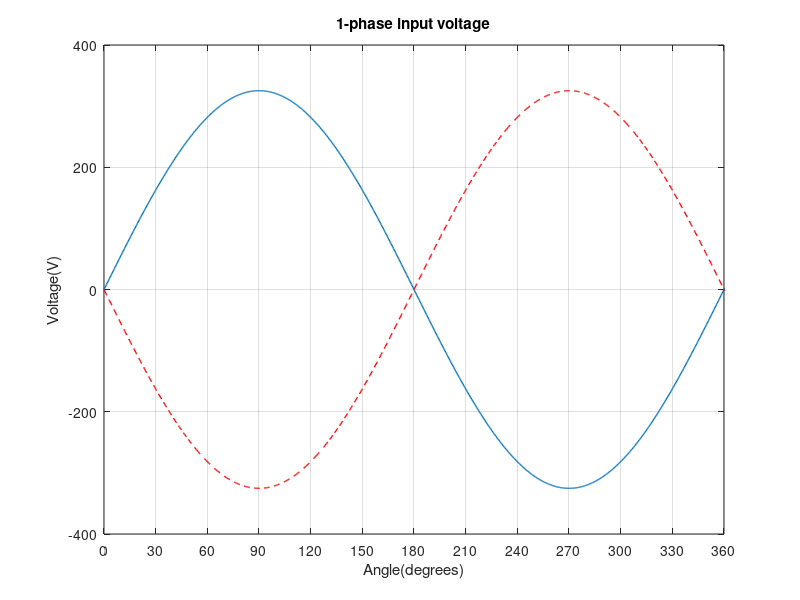

Reproduce this figure in MATLAB.
clear all;
close all;
clc;

%% --------------/1-PHASE/--------------
% clear all;
% close all;
% clc;
%------------/2/------------
Vrms_1ph = 230;     % V_rms
f = 50;             % Frequency in Hz
Ts = 0.00002;       % Sampling step
T = 10;             % Simulation time
T1 =0.02           % 1-Period time
n = 500;            % Number of periods
t = 0:Ts:n*T1;      % Time vector
w = 2*pi*f;         % Frequency in rad/s
deg = w*t*180/pi;  % Angle in rad

a=[0 90];           % Vector of angle a
R=2.5;              % Resistance
L=[0.04 0.08];      % Coil vector

Vm = Vrms_1ph*sqrt(2);      % Voltage amplitude
V1ph = Vm*sin(w*t);    % 1-phase voltage

figure;
plot(deg,V1ph,'LineWidth',1);
hold on;
plot(deg,-V1ph,'--r','LineWidth',1);
axis([0 360 -400 400]);
xticks(0:30:360);
grid on;
xlabel('Angle(degrees)');
ylabel('Voltage(V)');
title('1-phase input voltage');

% Initialization of helper matrices
I_L_1phase = zeros(1,size(t,2));
V_L_1phase = zeros(1,size(t,2));
I_thyr_12 = zeros(1,size(t,2));
% I_thyr_34 = zeros(1,size(t,2));


% for k=1:2
%     for u=1:2
        
%         % Parameters of the system in space state
%         A_1phase = -R/L(u);
%         B_1phase = 1/L(u);
%         C_1phase = 1;
%         D_1phase=0;
        
%         % System in space state
%         sys_1phase = ss(A_1phase,B_1phase,C_1phase,D_1phase);
%         % Discrete system
%         sys_discrete = c2d(sys_1phase, Ts);
        
%         j=1;
        
%         % Computation of load's current and voltage and each thyristor's
%         % current
%         for i=0:Ts:n*T1
            
%             if j==1
%                 I_L_1phase(j) = 0;
%             end
            
%             omega_t = w*t(j)*180/pi;    % Angle in degrees
            
%             % Check with the angle and compute the voltage in the load
%             if mod(omega_t,2*180) < a(k)    % Angle < a
%                 V_L_1phase(j) = -V1ph(j);   % V_load = -Vin
%             elseif a(k) <= mod(omega_t,2*180) && mod(omega_t,2*180) < 180+a(k)  % a < Angle < 180+a
%                 V_L_1phase(j) = V1ph(j);    % V_load = Vin
%             else
%                 V_L_1phase(j) = -V1ph(j);   % V_load = -Vin
%             end
%             % Compute load's current
%             I_L_1phase(j+1) = sys_discrete.A*I_L_1phase(j)+sys_discrete.B*V_L_1phase(j);
            
%             % If current is negative make it 0.
%             % And the voltage as well
%             if I_L_1phase(j+1)<=0
%                 I_L_1phase(j+1) = 0;
%                 V_L_1phase(j) = 0;
%             end
            
%             % Phase 1 -> Thyr_1,2 | Phase 2 -> Thyr_3,4
%             if (mod(omega_t,2*180) >= a(k)) && (mod(omega_t,2*180) < 180 + a(k)) % Angle -> [a, 180+a)
%                 I_thyr_12(j) =  I_L_1phase(j);
%                 I_thyr_34(j) = 0;
%             else
%                 I_thyr_34(j) =  I_L_1phase(j);
%                 I_thyr_12(j) = 0;
%             end
            
%             j=j+1;
            
%         end
        
%         figure;
%         plot(t,I_L_1phase(1:end-1),'LineWidth',1);
%         grid on;
%         xlabel('Time(sec)');
%         ylabel('I_L(A)');
%         title(sprintf('1-phase load Current when a= %d, L=%.2f',a(k),L(u)));
%         axis([0.86 0.9, 0 90]);
        
%         figure;
%         subplot(1,2,1);
%         plot(t,I_thyr_12,'LineWidth',1);
%         grid on;
%         xlabel('Time(sec)');
%         ylabel('I_{T1,T2}(A)');
%         title('Thyristor(1,2)');
%         axis([0.86 0.88, 0 90]);
        
%         subplot(1,2,2);
%         plot(t,I_thyr_34,'LineWidth',1);
%         grid on;
%         xlabel('Time(sec)');
%         ylabel('I_{T3,T4}(A)');
%         title('Thyristor(3,4)');
%         axis([0.86 0.88, 0 90]);
%         suptitle(sprintf('Current in thyristors when a= %d, L=%.2f',a(k),L(u)));
        
        
%     end
    
%     figure;
%     plot(t,V_L_1phase,'LineWidth',1);
%     grid on;
%     xlabel('Time(sec)');
%     ylabel('V_L(V)');
%     title(sprintf('1-phase load Voltage when a=%d, L=0.04,0.08',a(k)));
%     axis([0.8 0.84, -350 350]);
% end






% %% --------------/3-PHASE/--------------

% %------------/3/------------

% % clear all;
% % close all;
% % clc;

% Vrms_1ph = 230;     % V_rms
% f = 50;             % Frequency in Hz
% Ts = 0.00002;       % Sampling step
% T = 10;             % Simulation time
% T1 =0.02;           % 1-Period time
% n = 500;            % Number of periods
% t = 0:Ts:n*T1;      % Time vector
% w = 2*pi*f;         % Frequency in rad/s
% deg = w*t*180/pi;   % Angle in rad

% a=[0 67];           % Vector of angle a
% R=2.5;              % Resistance
% L=[0.04 0.08];      % Coil vector

% Vm = Vrms_1ph*sqrt(2);      % Voltage amplitude
% V1ph = Vm*sin(2*pi*f*t);    % 1-phase voltage

% Van = Vm*sin(w*t - pi/6);              % Phase Voltage (Phase a)
% Vbn = Vm*sin(w*t - 2*pi/3 - pi/6);     % Phase Voltage (Phase b)
% Vcn = Vm*sin(w*t - 4*pi/3 - pi/6);     % Phase Voltage (Phase c)

% Vab = Van - Vbn;    % Voltage across phases a,b
% Vbc = Vbn - Vcn;    % Voltage across phases b,c
% Vca = Vcn - Van;    % Voltage across phases c,a
% Vba = -Vab;         % Reverse Voltage across phases a,b
% Vcb = -Vbc;         % Reverse Voltage across phases b,c
% Vac = -Vca;         % Reverse Voltage across phases c,a

% figure;
% hold on;
% plot(deg,Vab,'b','LineWidth',1);
% plot(deg,Vbc,'r','LineWidth',1);
% plot(deg,Vca,'g','LineWidth',1);
% plot(deg,Vba,'--b','LineWidth',1);
% plot(deg,Vcb,'--r','LineWidth',1);
% plot(deg,Vac,'--g','LineWidth',1);
% grid on;
% axis([0 400 -600 600]);
% xticks(0:30:360);
% xlabel('Angle(degrees)');
% ylabel('Polar voltages(V)');
% legend('Vab','Vbc','Vca','Vba','Vcb','Vac');
% title('3-phase input voltage');

% I_L_3phase = zeros(1,size(t,2));    %Initialize load's current vector
% V_L_3phase = zeros(1,size(t,2));    %Initialize load's voltage vector

% %Initialize current of thyristors vectors
% I_thyr_1 = zeros(1,size(t,2));
% I_thyr_2 = zeros(1,size(t,2));
% I_thyr_3 = zeros(1,size(t,2));
% I_thyr_4 = zeros(1,size(t,2));
% I_thyr_5 = zeros(1,size(t,2));
% I_thyr_6 = zeros(1,size(t,2));

% for k=1:2
%     for u=1:2
        
%         % Parameters of the system in space state
%         A_3phase = -R/L(u);
%         B_3phase = 1/L(u);
%         C_3phase = 1;
%         D_3phase=0;
        
%         % System in space state
%         sys_3phase = ss(A_3phase,B_3phase,C_3phase,D_3phase);
%         % Discrete system
%         sys_discrete = c2d(sys_3phase, Ts);
        
%         % Check if angle -> [0,60]
%         if ((a(k)>=0) && (a(k)<=60))
            
%             j=1;
%             % Computation of load's current and voltage and each thyristor's
%             % current
%             for i=0:Ts:n*T1
                
%                 if j==1
%                     I_L_3phase(j) = 0;
%                 end
                
%                 omega_t = w*t(j)*180/pi;    % Angle in degrees
                
%                 % Check with the angle and compute the voltage in the load
%                 % and each thyristor's current
%                 if (mod(omega_t, 2*180) < a(k)) && (mod(omega_t, 2*180) > 0) % Angle -> (0, a)
%                     V_L_3phase(j) = Vca(j);
%                     I_thyr_1(j) = 0;
%                     I_thyr_2(j) = 0;
%                     I_thyr_3(j) = 0;
%                     I_thyr_4(j) = I_L_3phase(j);
%                     I_thyr_5(j) = I_L_3phase(j);
%                     I_thyr_6(j) = 0;
%                 elseif (mod(omega_t, 2*180) >= a(k)) && (mod(omega_t, 2*180)<60+a(k)) % Angle -> [a,60+a)
%                     V_L_3phase(j) = Vcb(j);
%                     I_thyr_1(j) = 0;
%                     I_thyr_2(j) = 0;
%                     I_thyr_3(j) = 0;
%                     I_thyr_4(j) = 0;
%                     I_thyr_5(j) = I_L_3phase(j);
%                     I_thyr_6(j) = I_L_3phase(j);
%                 elseif (mod(omega_t, 2*180) >= 60 +a(k)) && (mod(omega_t, 2*180)<120 +a(k)) % Angle -> [a+60,a+120)
%                     V_L_3phase(j) = Vab(j);
%                     I_thyr_1(j) = I_L_3phase(j);
%                     I_thyr_2(j) = 0;
%                     I_thyr_3(j) = 0;
%                     I_thyr_4(j) = 0;
%                     I_thyr_5(j) = 0;
%                     I_thyr_6(j) = I_L_3phase(j);
%                 elseif (mod(omega_t, 2*180) >= 120 +a(k)) && (mod(omega_t, 2*180)<180 +a(k))     % Angle -> [a+120,a+180)
%                     V_L_3phase(j) = Vac(j);
%                     I_thyr_1(j) = I_L_3phase(j);
%                     I_thyr_2(j) = I_L_3phase(j);
%                     I_thyr_3(j) = 0;
%                     I_thyr_4(j) = 0;
%                     I_thyr_5(j) = 0;
%                     I_thyr_6(j) = 0;
%                 elseif (mod(omega_t, 2*180) >= 180 +a(k)) && (mod(omega_t, 2*180)<240 +a(k))    % Angle -> [a+180,240+a)
%                     V_L_3phase(j) = Vbc(j);
%                     I_thyr_1(j) = 0;
%                     I_thyr_2(j) = I_L_3phase(j);
%                     I_thyr_3(j) = I_L_3phase(j);
%                     I_thyr_4(j) = 0;
%                     I_thyr_5(j) = 0;
%                     I_thyr_6(j) = 0;
%                 elseif (mod(omega_t, 2*180) >= 240 +a(k)) && (mod(omega_t, 2*180)<300 +a(k))    % Angle -> [a+240,300+a)
%                     V_L_3phase(j) = Vba(j);
%                     I_thyr_1(j) = 0;
%                     I_thyr_2(j) = 0;
%                     I_thyr_3(j) = I_L_3phase(j);
%                     I_thyr_4(j) = I_L_3phase(j);
%                     I_thyr_5(j) = 0;
%                     I_thyr_6(j) = 0;
%                 elseif (mod(omega_t, 2*180) >= 300 +a(k)) && (mod(omega_t, 2*180)<=360)     % Angle -> [a+240,360)
%                     V_L_3phase(j) = Vca(j);
%                     I_thyr_1(j) = 0;
%                     I_thyr_2(j) = 0;
%                     I_thyr_3(j) = 0;
%                     I_thyr_4(j) = I_L_3phase(j);
%                     I_thyr_5(j) = I_L_3phase(j);
%                     I_thyr_6(j) = 0;
%                 end
                
%                 % Compute load's current
%                 I_L_3phase(j+1) = sys_discrete.A*I_L_3phase(j)+sys_discrete.B*V_L_3phase(j);
                
%                 % If current is negative make it 0.
%                 % And the voltage as well
%                 if I_L_3phase(j+1)<=0
%                     I_L_3phase(j+1) = 0;
%                     V_L_3phase(j) = 0;
%                 end
                
                
%                 j=j+1;
%             end
            
%             % Check if angle -> (60,90]
%         elseif (a(k)>60 && a(k)<=90)
            
%             j=1;
%             % Computation of load's current and voltage and each thyristor's
%             % current
%             for i=0:Ts:n*T1
                
%                 if j==1
%                     I_L_3phase(j) = 0;
%                 end
                
%                 omega_t = w*t(j)*180/pi;    %Angle in degrees
                
%                 % Check with the angle and compute the voltage in the load
%                 if (mod(omega_t, 2*180) < a(k)-60) && (mod(omega_t, 2*180) >= 0)    % Angle -> [0, a-60)
%                     V_L_3phase(j) = Vba(j);
%                     I_thyr_1(j) = 0;
%                     I_thyr_2(j) = 0;
%                     I_thyr_3(j) = I_L_3phase(j);
%                     I_thyr_4(j) = I_L_3phase(j);
%                     I_thyr_5(j) = 0;
%                     I_thyr_6(j) = 0;
%                 elseif (mod(omega_t, 2*180) >= a(k)-60) && (mod(omega_t, 2*180)<a(k))   % Angle -> [a-60,a)
%                     V_L_3phase(j) = Vca(j);
%                     I_thyr_1(j) = 0;
%                     I_thyr_2(j) = 0;
%                     I_thyr_3(j) = 0;
%                     I_thyr_4(j) = I_L_3phase(j);
%                     I_thyr_5(j) = I_L_3phase(j);
%                     I_thyr_6(j) = 0;
%                 elseif (mod(omega_t, 2*180) >= a(k)) && (mod(omega_t, 2*180)<60+a(k))   % Angle -> [a,a+60)
%                     V_L_3phase(j) = Vcb(j);
%                     I_thyr_1(j) = 0;
%                     I_thyr_2(j) = 0;
%                     I_thyr_3(j) = 0;
%                     I_thyr_4(j) = 0;
%                     I_thyr_5(j) = I_L_3phase(j);
%                     I_thyr_6(j) = I_L_3phase(j);
%                 elseif (mod(omega_t, 2*180) >= 60 +a(k)) && (mod(omega_t, 2*180)<120 +a(k)) % Angle -> [a+60,a+120)
%                     V_L_3phase(j) = Vab(j);
%                     I_thyr_1(j) = I_L_3phase(j);
%                     I_thyr_2(j) = 0;
%                     I_thyr_3(j) = 0;
%                     I_thyr_4(j) = 0;
%                     I_thyr_5(j) = 0;
%                     I_thyr_6(j) = I_L_3phase(j);
%                 elseif (mod(omega_t, 2*180) >= 120 +a(k)) && (mod(omega_t, 2*180)<180 +a(k))    % Angle -> [a+120,a+180)
%                     V_L_3phase(j) = Vac(j);
%                     I_thyr_1(j) = I_L_3phase(j);
%                     I_thyr_2(j) = I_L_3phase(j);
%                     I_thyr_3(j) = 0;
%                     I_thyr_4(j) = 0;
%                     I_thyr_5(j) = 0;
%                     I_thyr_6(j) = 0;
%                 elseif (mod(omega_t, 2*180) >= 180 +a(k)) && (mod(omega_t, 2*180)<240 +a(k))    % Angle -> [a+180,a+240)
%                     V_L_3phase(j) = Vbc(j);
%                     I_thyr_1(j) = 0;
%                     I_thyr_2(j) = I_L_3phase(j);
%                     I_thyr_3(j) = I_L_3phase(j);
%                     I_thyr_4(j) = 0;
%                     I_thyr_5(j) = 0;
%                     I_thyr_6(j) = 0;
%                 elseif (mod(omega_t, 2*180) >= 240 +a(k)) && (mod(omega_t, 2*180)<300+a(k))     % Angle -> [a+240,300+a)
%                     V_L_3phase(j) = Vba(j);
%                     I_thyr_1(j) = 0;
%                     I_thyr_2(j) = 0;
%                     I_thyr_3(j) = I_L_3phase(j);
%                     I_thyr_4(j) = I_L_3phase(j);
%                     I_thyr_5(j) = 0;
%                     I_thyr_6(j) = 0;
%                 end
                
%                 % Compute load's current
%                 I_L_3phase(j+1) = sys_discrete.A*I_L_3phase(j)+sys_discrete.B*V_L_3phase(j);
                
%                 % If current is negative make it 0.
%                 % And the voltage as well
%                 if I_L_3phase(j+1)<0
%                     I_L_3phase(j+1) = 0;
%                     V_L_3phase(j) = 0;
%                 end
                
%                 j=j+1;
                
%             end
            
%             % Check if angle -> (90,360]
%         else
%             fprintf('Angle a must be between 0 and 90');
            
%         end
        
%         figure;
%         plot(t,I_L_3phase(1:end-1),'LineWidth',1);
%         grid on;
%         xlabel('Time(sec)');
%         ylabel('I_L(A)');
%         title(sprintf('3-phase load Current when a= %d, L=%.2f',a(k),L(u)));
%         axis([0.86 0.88 ,0 250]);  
        
        
%         figure;
%         subplot(3,2,1);
%         plot(t,I_thyr_1,'LineWidth',1);
%         grid on;
%         xlabel('Time(sec)');
%         ylabel('I_{T1}(A)');
%         title('Thyristor(1)');        
%         axis([0.86 0.88 ,0 250]);  
        
%         subplot(3,2,2)
%         plot(t,I_thyr_2,'LineWidth',1);
%         grid on;
%         xlabel('Time(sec)');
%         ylabel('I_{T2}(A)');
%         title('Thyristor(2)');
%         axis([0.86 0.88 ,0 250]);  
        
%         subplot(3,2,3)
%         plot(t,I_thyr_3,'LineWidth',1);
%         grid on;
%         xlabel('Time(sec)');
%         ylabel('I_{T3}(A)');
%         title('Thyristor(3)');
%         axis([0.86 0.88 ,0 250]);  
        
%         subplot(3,2,4)
%         plot(t,I_thyr_4,'LineWidth',1);
%         grid on;
%         xlabel('Time(sec)');
%         ylabel('I_{T4}(A)');
%         title('Thyristor(4)');
%         axis([0.86 0.88 ,0 250]);  
        
%         subplot(3,2,5)
%         plot(t,I_thyr_5,'LineWidth',1);
%         grid on;
%         xlabel('Time(sec)');
%         ylabel('I_{T5}(A)');
%         title('Thyristor(5)');
%         axis([0.86 0.88 ,0 250]);  
        
%         subplot(3,2,6)
%         plot(t,I_thyr_6,'LineWidth',1);
%         grid on;
%         xlabel('Time(sec)');
%         ylabel('I_{T6}(A)');
%         title('Thyristor(6)');
%         axis([0.86 0.88 ,0 250]);  
%         suptitle (sprintf('Current in thyristors when a= %d, L=%.2f',a(k),L(u)));
              
        
%     end
    
%     figure;
%     plot(t,V_L_3phase,'LineWidth',1);
%     grid on;
%     xlabel('Time(sec)');
%     ylabel('V_L(V)');
%     title(sprintf('3-phase load Voltage when a=%d, L=0.04,0.08',a(k)));
%     axis([0.8 0.84, -100 570]);
    
% end


% %% ------------/4.Controller/------------
% % clear all;
% % close all;
% % clc;

% Vrms_1ph = 230;         % Initial V_rms value
% f = 50;                 % Frequency in Hz
% Ts = 0.00002;           % Sampling step
% T = 10;                 % Simulation time
% T1 =0.02;               % 1-Period time
% n = 500;                % Number of periods
% t = 0:Ts:n*T1;          % Time vector
% t1 = 0:Ts:n*T1/2-Ts;    % Time vector for the first 5 secs
% w = 2*pi*f;             % Frequency in rad/s
% deg = w*t*180/pi;       % Angle in rad
% Vm = Vrms_1ph*sqrt(2);  % Initial voltage amplitude


% Van = Vm*sin(w*t - pi/6);              % Phase Voltage (Phase a)
% Vbn = Vm*sin(w*t - 2*pi/3 - pi/6);     % Phase Voltage (Phase b)
% Vcn = Vm*sin(w*t - 4*pi/3 - pi/6);     % Phase Voltage (Phase c)

% Vab = Van - Vbn;    % Voltage across phases a,b
% Vbc = Vbn - Vcn;    % Voltage across phases b,c
% Vca = Vcn - Van;    % Voltage across phases c,a
% Vba = -Vab;         % Reverse Voltage across phases a,b
% Vcb = -Vbc;         % Reverse Voltage across phases b,c
% Vac = -Vca;         % Reverse Voltage across phases c,a

% I_ref = 75; % Reference value of current
% R= 2.5;     % Resistance
% L= 0.04;    % Coil vector

% % Parameters of the system in space state
% A = -R/L;
% B = 1/L;
% C = 1;
% D = 0;

% % System in space state
% sys_3phase = ss(A,B,C,D);
% % Discrete system
% sys_discrete = c2d(sys_3phase, Ts);

% % Parameters of the controller's system in space state
% A_ctrl = 0;
% B_ctrl = 1;
% C_ctrl = 6;
% D_ctrl = 1;

% % Controller's system in space state
% sys_controller = ss(A_ctrl,B_ctrl,C_ctrl,D_ctrl);
% % Discrete system
% sys_discrete_ctrl = c2d(sys_controller, Ts);

% %Initialize helping vectors
% err = zeros(1,size(t,2));
% I_L_3phase = zeros(1,size(t,2)+1);
% V_L_3phase = zeros(1,size(t,2));
% x = zeros(1,size(t,2));
% a_4 = zeros(1,size(t,2));
% I_L_mean = zeros(1,size(t,2));

% j=1;

% for i = t1-Ts
    
%     omega_t = w*t1(j)*180/pi;   %Angle in degrees
    
%     if j==1
%         if (mod(omega_t, 2*180) < a_4(j)) && (mod(omega_t, 2*180) > 0)  % Angle ->(0,a)
%             V_L_3phase(j) = Vca(j);
%         elseif (mod(omega_t, 2*180) >= a_4(j)) && (mod(omega_t, 2*180)<60+ a_4(j))  % Angle -> [a,60+a)
%             V_L_3phase(j) = Vcb(j);
%         elseif (mod(omega_t, 2*180) >= 60 + a_4(j)) && (mod(omega_t, 2*180)<120 + a_4(j))   % Angle -> [60+a,120+a)
%             V_L_3phase(j) = Vab(j);
%         elseif (mod(omega_t, 2*180) >= 120 + a_4(j)) && (mod(omega_t, 2*180)<180 + a_4(j))  % Angle -> [120+a,180+a)
%             V_L_3phase(j) = Vac(j);
%         elseif (mod(omega_t, 2*180) >= 180 + a_4(j)) && (mod(omega_t, 2*180)<240 + a_4(j))  % Angle -> [180+a,240+a)
%             V_L_3phase(j) = Vbc(j);
%         elseif (mod(omega_t, 2*180) >= 240 +a_4(j)) && (mod(omega_t, 2*180)<300 + a_4(j))   % Angle -> [240+a,300+a)
%             V_L_3phase(j) = Vba(j);
%         elseif (mod(omega_t, 2*180) >= 300 + a_4(j)) && (mod(omega_t, 2*180)<=360)  % Angle -> [300+a,360]
%             V_L_3phase(j) = Vca(j);
%         end
        
%     else
        
%         if (mod(omega_t, 2*180) < a_4(j-1)) && (mod(omega_t, 2*180) > 0)    % Angle -> (0,a)
%             V_L_3phase(j) = Vca(j);
%         elseif (mod(omega_t, 2*180) >= a_4(j-1)) && (mod(omega_t, 2*180)<60+ a_4(j-1))  % Angle -> [a,60+a)
%             V_L_3phase(j) = Vcb(j);
%         elseif (mod(omega_t, 2*180) >= 60 + a_4(j-1)) && (mod(omega_t, 2*180)<120 + a_4(j-1))   % Angle -> [60+a, 120+a)
%             V_L_3phase(j) = Vab(j);
%         elseif (mod(omega_t, 2*180) >= 120 + a_4(j-1)) && (mod(omega_t, 2*180)<180 + a_4(j-1))  % Angle -> [120+a, 180+a)
%             V_L_3phase(j) = Vac(j);
%         elseif (mod(omega_t, 2*180) >= 180 + a_4(j-1)) && (mod(omega_t, 2*180)<240 + a_4(j-1))  % Angle -> [180+a, 240+a)
%             V_L_3phase(j) = Vbc(j);
%         elseif (mod(omega_t, 2*180) >= 240 +a_4(j-1)) && (mod(omega_t, 2*180)<300 + a_4(j-1))   % Angle -> [240+a, 300+a)
%             V_L_3phase(j) = Vba(j);
%         elseif (mod(omega_t, 2*180) >= 300 + a_4(j-1)) && (mod(omega_t, 2*180)<=360)    % Angle -> [300+a, 360]
%             V_L_3phase(j) = Vca(j);
%         end
        
%     end
%     % Compute load's current
%     I_L_3phase(j+1) = sys_discrete.A*I_L_3phase(j)+sys_discrete.B*V_L_3phase(j);
    
%     % Find the appropriate counters for the computation of I_L_mean
%     if(j<=T1/Ts)
%         min_pos=1;
%     else
%         min_pos=j-(T1/Ts-1);
%     end
    
%     I_L_mean(j) = mean(I_L_3phase(min_pos:j));  % Mean value of load's current
%     err(j) = I_L_mean(j) - I_ref;   % Calculation of error
    
%     x(j+1) = sys_discrete_ctrl.A*x(j) + sys_discrete_ctrl.B*err(j);
%     a_4(j) = sys_discrete_ctrl.C*x(j) + sys_discrete_ctrl.D*err(j);
    
%     % Check if angle belongs to [0,90]
%     if a_4(j) > 90
%         a_4(j) = 90;
%     elseif a_4(j) < 0
%         a_4(j) = 0;
%     end
    
    
%     j=j+1;
    
% end

% Vrms_1ph = 190;         % Final V_rms value
% t2 = n*T1/2:Ts:n*T1;    % Time vector for the last 5 secs
% Vm = Vrms_1ph*sqrt(2);  % Final voltage amplitude

% Van = Vm*sin(w*t - pi/6);              % Phase Voltage (Phase a)
% Vbn = Vm*sin(w*t - 2*pi/3 - pi/6);     % Phase Voltage (Phase b)
% Vcn = Vm*sin(w*t - 4*pi/3 - pi/6);     % Phase Voltage (Phase c)

% Vab = Van - Vbn;    % Voltage across phases a,b
% Vbc = Vbn - Vcn;    % Voltage across phases b,c
% Vca = Vcn - Van;    % Voltage across phases c,a
% Vba = -Vab;         % Reverse Voltage across phases a,b
% Vcb = -Vbc;         % Reverse Voltage across phases b,c
% Vac = -Vca;         % Reverse Voltage across phases c,a

% for i=t2-Ts
    
    
%     omega_t = w*t(j)*180/pi;
%     if (mod(omega_t, 2*180) < a_4(j-1)) && (mod(omega_t, 2*180) > 0)    % Angle -> (0,a)
%         V_L_3phase(j) = Vca(j);
%     elseif (mod(omega_t, 2*180) >= a_4(j-1)) && (mod(omega_t, 2*180)<60+ a_4(j-1))  % Angle -> [a,60+a)
%         V_L_3phase(j) = Vcb(j);
%     elseif (mod(omega_t, 2*180) >= 60 + a_4(j-1)) && (mod(omega_t, 2*180)<120 + a_4(j-1))   % Angle -> [60+a, 120+a)
%         V_L_3phase(j) = Vab(j);
%     elseif (mod(omega_t, 2*180) >= 120 + a_4(j-1)) && (mod(omega_t, 2*180)<180 + a_4(j-1))  % Angle -> [120+a, 180+a)
%         V_L_3phase(j) = Vac(j);
%     elseif (mod(omega_t, 2*180) >= 180 + a_4(j-1)) && (mod(omega_t, 2*180)<240 + a_4(j-1))  % Angle -> [180+a, 240+a)
%         V_L_3phase(j) = Vbc(j);
%     elseif (mod(omega_t, 2*180) >= 240 +a_4(j-1)) && (mod(omega_t, 2*180)<300 + a_4(j-1))   % Angle -> [240+a, 300+a)
%         V_L_3phase(j) = Vba(j);
%     elseif (mod(omega_t, 2*180) >= 300 + a_4(j-1)) && (mod(omega_t, 2*180)<=360)    % Angle -> [300+a, 360]
%         V_L_3phase(j) = Vca(j);
%     end
    
%     % Compute load's current
%     I_L_3phase(j+1) = sys_discrete.A*I_L_3phase(j)+sys_discrete.B*V_L_3phase(j);
    
%     % Find the appropriate counters for the computation of I_L_mean
%     if(j<=T1/Ts)
%         min_pos=1;
%     else
%         min_pos=j-(T1/Ts-1);
%     end
    
%     I_L_mean(j) = mean(I_L_3phase(min_pos:j));  % Mean value of load's current
%     err(j) = I_L_mean(j) - I_ref;   % Calculation of error
    
%     %Calculation of the angle (PI controllers output)
%     x(j+1) = sys_discrete_ctrl.A*x(j) + sys_discrete_ctrl.B*err(j);
%     a_4(j) = sys_discrete_ctrl.C*x(j) + sys_discrete_ctrl.D*err(j);
    
%     % Check if angle belongs to [0,90]
%     if a_4(j) > 90
%         a_4(j) = 90;
%     elseif a_4(j) < 0
%         a_4(j) = 0;
%     end
    
%     j=j+1;
    
% end


% figure;
% plot(t,I_L_3phase(1:end-1),'LineWidth',1);
% grid on;
% hold on
% plot(t,75*ones(1,size(t,2)),'LineWidth',1);
% xlabel('Time(secs)');
% ylabel('I_L(A)');
% title(sprintf('3-phase load Current when R=%.2f, L=%.2f',R,L));
% legend('I_{Load}','I_{ref}');

% figure;
% plot(t,a_4,'LineWidth',1);
% grid on;
% hold on
% xlabel('Time(sec)');
% ylabel('a(deg)');
% title('Angle of thyristors');

% figure;
% plot(t,I_L_mean,'LineWidth',1);
% grid on;
% hold on;
% plot(t,75*ones(1,size(t,2)),'LineWidth',1);
% xlabel('Time(sec)');
% ylabel('I_{L,mean}(A)');
% title(sprintf('Mean Current in the load when R= %.2f, L=%.2f',R,L));
% legend('I_{Load,mean}','I_{ref}');

% figure;
% plot(t,V_L_3phase,'LineWidth',1);
% grid on;
% xlabel('Time(sec)');
% ylabel('V_L(V)');
% title(sprintf('3-phase load Voltage when R=%.2f, L=%.2f',R,L));





